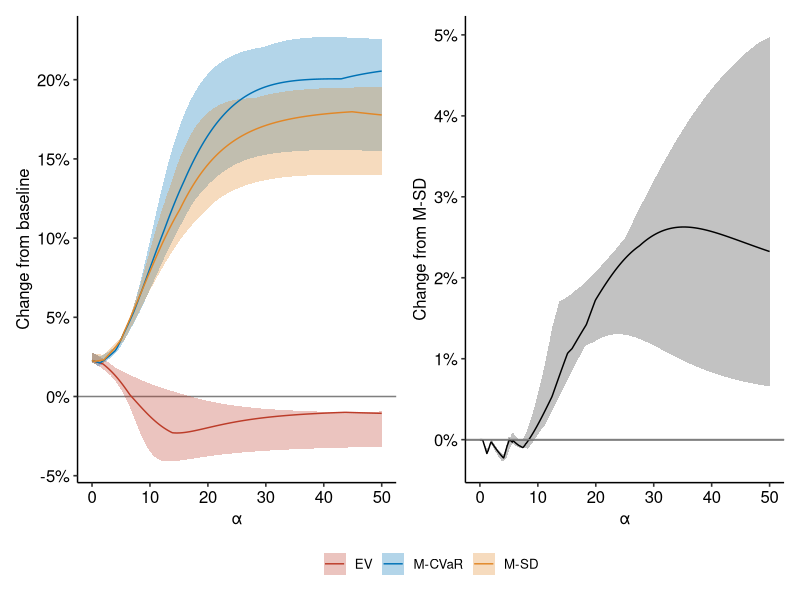
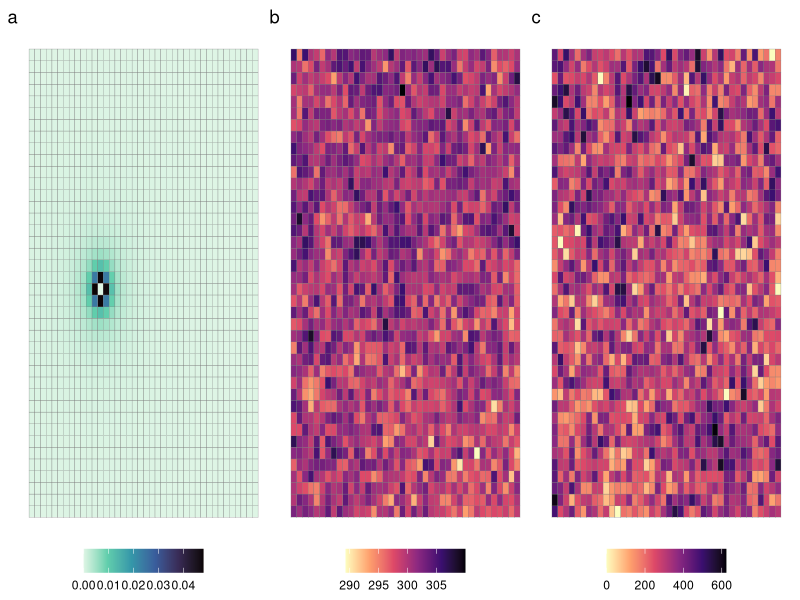

The R script that drew these images, in order:
library(tidyverse)
library(ggplot2)
library(patchwork)
library(ggsci)
library(ggpubr)

setwd("~/Documents/Github/lds-mc-julia/")

## Plot heatmaps
sp_weight <- read.csv("output/spatial_weights.csv")

p11 <- sp_weight %>%
  #pivot_longer(c(x3, x4, x5)) %>%
  ggplot(aes(x = x, y = y, fill = x3)) +
  geom_tile(color = 'gray50') +
  theme_void() +
  scale_fill_viridis_c(option = 'mako', direction = -1) +
  theme(legend.position = 'bottom', legend.title = element_blank())

p12 <- sp_weight %>%
  #pivot_longer(c(x3, x4, x5)) %>%
  ggplot(aes(x = x, y = y, fill = x4)) +
  geom_tile(color = 'gray50') +
  theme_void() +
  scale_fill_viridis_c(option = 'magma', direction = -1) +
  theme(legend.position = 'bottom', legend.title = element_blank())

p13 <- sp_weight %>%
  #pivot_longer(c(x3, x4, x5)) %>%
  ggplot(aes(x = x, y = y, fill = x5)) +
  geom_tile(color = 'gray50') +
  theme_void() +
  scale_fill_viridis_c(option = 'magma', direction = -1) +
  theme(legend.position = 'bottom', legend.title = element_blank())

ggsave("plots/spatial_weight_heatmap.png", p11 + p12 + p13 + plot_annotation(tag_levels = 'a'))

## Plot change in CE
ce_df <- read.csv("output/ce_df_try.csv")

plot11 <- ce_df |>
  select(-cvar_mstd) |>
  pivot_longer(c('ev', 'cvar', 'mstd'), names_to = 'name', values_to = 'value') |>
  mutate(name = factor(name, c('ev', 'cvar', 'mstd'), c("EV", "M-CVaR", "M-SD"))) |>
  pivot_wider(names_from = var, values_from = value) |>
  ggplot() +
  geom_hline(yintercept = 0, color = 'gray50') +
  geom_ribbon(aes(ymin = lb, ymax = ub, x = alpha, fill = name), alpha = 0.3) +
  geom_line(aes(x = alpha, y = median, color = name)) +
  scale_y_continuous("Change from baseline", labels = scales::percent) +
  scale_x_continuous("α") +
  ggsci::scale_color_nejm() +
  ggsci::scale_fill_nejm() +
  ggpubr::theme_pubr() +
  theme(legend.title = element_blank())

plot12 <- ce_df |>
  select(c(-ev, -cvar, -mstd)) |>
  rename(value = cvar_mstd) |>
  pivot_wider(names_from = var, values_from = value) |>
  ggplot() +
  geom_hline(yintercept = 0) +
  geom_ribbon(aes(ymin = lb, ymax = ub, x = alpha), alpha = 0.3) +
  geom_line(aes(x = alpha, y = median)) +
  geom_hline(yintercept = 0, color = 'gray50') +
  scale_y_continuous("Change from M-SD", labels = scales::percent) +
  scale_x_continuous("α") +
  ggpubr::theme_pubr()

plot11 + plot12 + plot_layout(guides = "collect") & theme(legend.position = 'bottom')
